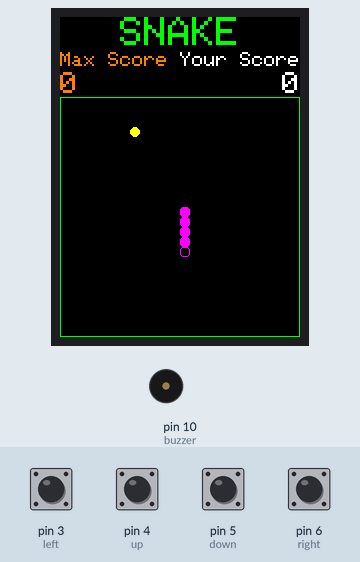
The sketch below on a simulated Arduino Uno, built with avr-gcc and run on an emulated ATmega328P. Shown: 240×320 colour display, buzzer (waves = sounding). The test bench sets the inputs (shaded band); at power-on: pin 3 (left), pin 4 (up), pin 5 (down), pin 6 (right) LOW. Random numbers use the default seed unless the sketch sets one.

Above: at 4.38 s.
4.7 s: pin 3 (left) pulled HIGH for 0.15 s
At 5.09 s:
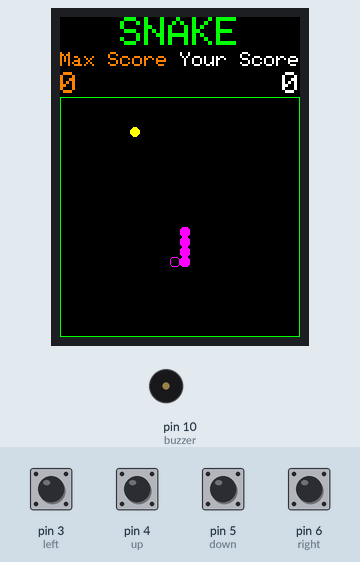
5.4 s: pin 4 (up) pulled HIGH for 0.15 s
At 5.79 s:
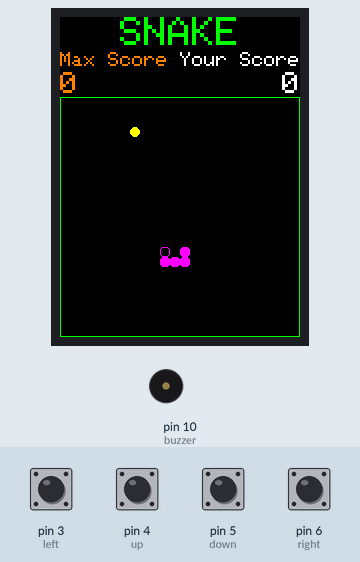
6.1 s: pin 3 (left) pulled HIGH for 1 s
At 6.49 s:
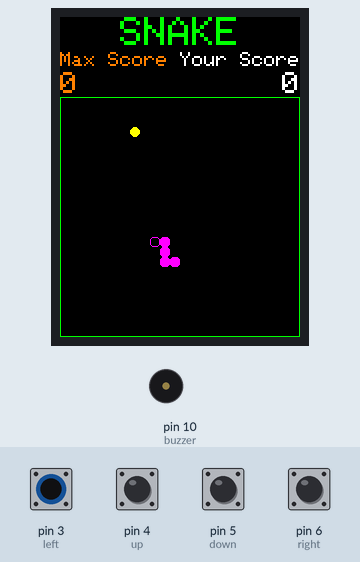
7.7 s: pin 5 (down) pulled HIGH for 0.15 s
At 8.24 s:
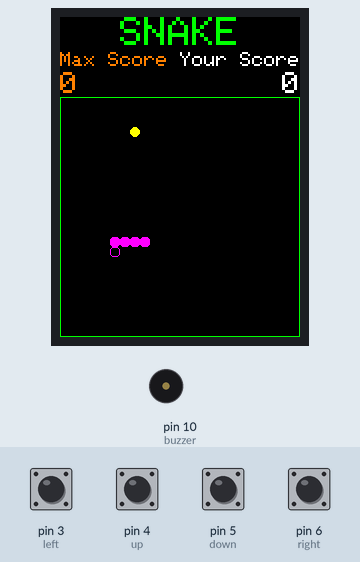
8.4 s: pin 3 (left) pulled HIGH for 0.15 s
At 8.6 s:
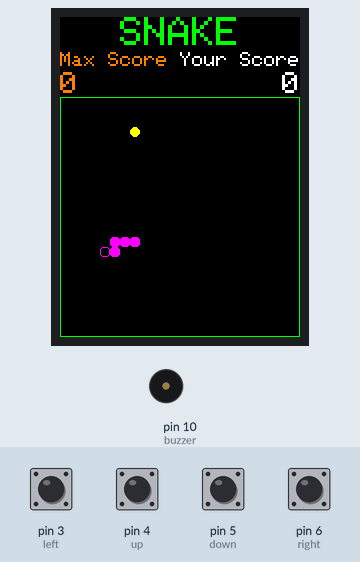
9.1 s: pin 4 (up) pulled HIGH for 1 s
At 9.3 s:
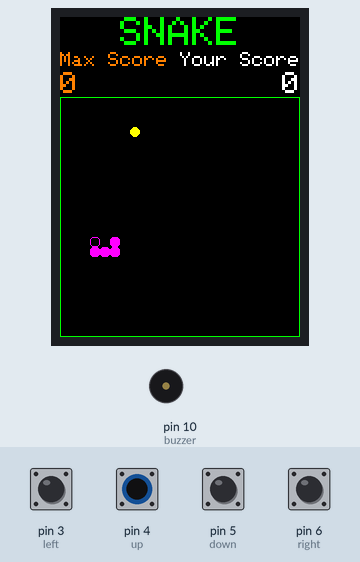
Timing chart, 0 to 17.3 s (numbered marks = the images above; inputs shaded):
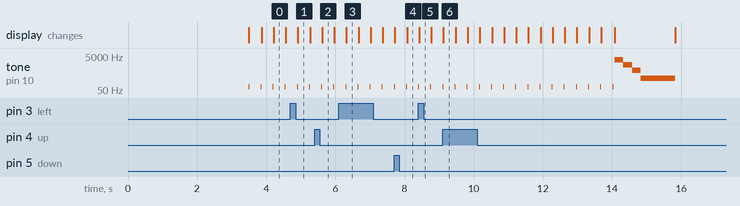

Measured:
- by itself, tone on pin 10 (buzzer): plays 80 Hz for 0.03 s, 80 Hz for 0.03 s, 80 Hz for 0.03 s, 80 Hz for 0.03 s, 80 Hz for 0.03 s, 80 Hz for 0.03 s … (19 notes in this stretch)

The sketch:

snake_game_display_st7789v.ino
```cpp
// (licence header left out)
#include <SPI.h>
#include <Adafruit_ST7789.h>
#include <Adafruit_GFX.h>
#include <EEPROM.h>
#include "sprites.h"

//definizione PIN DISPLAY
#define display_CS        9
#define display_RST      -1 // -1 for arduino pin reset, or any other pin value to use as display reset
#define display_DC        8
Adafruit_ST7789 display = Adafruit_ST7789(display_CS, display_DC, display_RST);

//buzzer pin arduino
#define buzzer 10

//movement pin arduino
#define up 4
#define down 5
#define right 6
#define left 3

//init values
bool is_up = false, is_down = false, is_left = false, is_right = false;
short x_direction = 0; //-1 0 1
short y_direction = 0; //-1 0 1


//game area
int offsetX = 0;
int offsetY = 80; //offset for game area
int max_width = 240;
int max_height = 240;

//some vars
unsigned long previousMillis = 0;
unsigned long currentMillis = 0;
unsigned long speed = 350; //game speed
unsigned long delayTime = speed;

unsigned long max_score = 0;
unsigned long your_score = 0;
int up_score = 15;
bool over_max_score = false;

//snake
short snake_steps = 1;
short start_snake_size = 5;
short snake_size = start_snake_size;
uint16_t snake_width = 10;
uint16_t snake_height = 10;
int start_x = 120;
int start_y = 120;
uint16_t snake_color = ST77XX_MAGENTA;
uint16_t food_color = ST77XX_YELLOW;

//struct snake
struct snakeItem {
  int X; // x position
  int Y;  //y position
};

//max snake size
snakeItem snake[200];

//food is a snake struct
snakeItem food;

int current_x = 0;
int current_y = 0;

bool stop_game = false;
bool game_over = false;
bool in_game_over = false;


void setup(void) {

  Serial.begin(9600);

  //only first time to write some max score
  //writeEepromScore(225);

  pinMode(up, INPUT);pinMode(down, INPUT);pinMode(left, INPUT);pinMode(right, INPUT); pinMode(buzzer, OUTPUT);

  randomSeed(analogRead(0));

  display.init(240, 320);

  //sd4solutions
  display.fillScreen(ST77XX_BLACK);
  display.drawBitmap(0, 0, sd4solutions, 240, 320, ST77XX_WHITE);
  delay(3000);
  initGame();
}

void writeEepromScore(long score)
{
  int address = 0;
  EEPROM.write(address, (score >> 24) & 0xFF);
  EEPROM.write(address + 1, (score >> 16) & 0xFF);
  EEPROM.write(address + 2, (score >> 8) & 0xFF);
  EEPROM.write(address + 3, score & 0xFF);
}

long getEepromScore(){

  int address = 0;
  return ((long)EEPROM.read(address) << 24) +
   ((long)EEPROM.read(address + 1) << 16) +
   ((long)EEPROM.read(address + 2) << 8) +
   (long)EEPROM.read(address + 3);
}

void initGame(){

  display.fillScreen(ST77XX_BLACK);

  //we read maxscore from eeprom
  long score = getEepromScore();
  if(score>0)
    max_score = score;

  //empty snake
  for(int i=0;i<snake_size;i++)
  {
      snake[i].X = -1;
      snake[i].Y = -1;
  }

  snake_size = start_snake_size;
  your_score = 0;
  delayTime = speed;
  over_max_score = false;

  int dir = random(1, 4);
  x_direction = (dir==1)?1:(dir==2)?-1:0;
  y_direction = (dir==3)?1:(dir==4)?-1:0;

  drawGameArea();
  drawSnake();
  drawFood();
}

void drawGameArea(){

  display.drawRect(0, 80, 240, 240, ST77XX_GREEN);
  display.setTextColor(ST77XX_GREEN);
  display.setTextSize(4);
  display.setCursor(60,0);
  display.print("SNAKE");

  display.setTextColor(ST77XX_ORANGE);
  display.setTextSize(2);
  display.setCursor(0, 35);
  display.print("Max Score");
  display.setCursor(0, 55);
  display.setTextColor(ST77XX_ORANGE);
  display.setTextSize(3);
  display.print(max_score);


  display.setTextColor(ST77XX_WHITE);
  display.setTextSize(2);
  drawRightString("Your Score", 240,35);
  display.setTextColor(ST77XX_WHITE);
  display.setTextSize(3);
  drawRightString(String(your_score), 240,55);
}


void updateScore(){

  int16_t x1, y1;
  uint16_t w, h;
  display.getTextBounds(String(your_score), 240,55 , &x1, &y1, &w, &h);
  display.fillRect(240-w,55, w , h, ST77XX_BLACK);
  display.setTextColor(ST77XX_WHITE);
  display.setTextSize(3);
  your_score+=up_score;
  drawRightString(String(your_score), 240,55);

  //speedup snake after %10 size
  if(snake_size%10)
  {
    delayTime-=5;
    if(delayTime<100)
        delayTime = 100; //minimum value of speed
  }

}

void drawRightString(const String &text, int x, int y)
{
    int16_t x1, y1;
    uint16_t w, h;
    display.getTextBounds(text, x, y, &x1, &y1, &w, &h);
    display.setCursor(x - w, y);
    display.print(text);
}

void drawSnake(){

    int x = start_x+offsetX;
    int y = start_y+offsetY;

    current_x = x;
    current_y = y;

    for(int i=0;i<start_snake_size;i++)
    {
        snake[i].X = x;
        snake[i].Y = y;

        if(i==0)
        {
           display.drawRoundRect(snake[i].X, snake[i].Y, snake_width, snake_height, 3, snake_color);
        }
        else{
           display.fillRoundRect(snake[i].X, snake[i].Y, snake_width, snake_height, 3, snake_color);
        }

        x+= snake_width*x_direction*-1;
        y+= snake_height*y_direction*-1;
    }

}

void drawFood(){

  do {
    food.X = random(offsetX+snake_width, max_width-snake_width);
  }
  while (food.X % snake_width != 0);
  do {
    food.Y = random(offsetY+snake_height, max_height-snake_height);
  }
  while (food.Y % snake_height != 0);

   display.fillRoundRect(food.X, food.Y, snake_width, snake_height, 5, food_color);
   tone(buzzer, 1500,100);
}

//we check only collition from head
void checkCollitions(){

    //food
    for(int i=0;i<snake_size;i++)
    {
        if(food.X==snake[i].X && food.Y==snake[i].Y)
        {
           tone(buzzer, 750,250);
           snake_size++;
           food.X = -1;
           food.Y = -1;
           drawFood();
           updateScore();
           return;
        }
    }

    //playgroud
    if(snake[0].X>=(max_width-snake_width+offsetX) || (snake[0].X)<(0+offsetX+snake_width) || snake[0].Y>=(max_height-snake_height+offsetY) || snake[0].Y<(0+offsetY+snake_height))
    {
        game_over = true;
        stop_game = true;
    }

    //with snake itself
    for(int i=1;i<snake_size;i++)
    {
        if(snake[0].X==snake[i].X && snake[0].Y==snake[i].Y)
        {
           game_over = true;
           stop_game = true;
           break;
        }
    }
}

void moveSnake(){

    int head_x = 0;
    int head_y = 0;

    if(stop_game)
        return;

    if(millis()-previousMillis >delayTime)
    {
        tone(buzzer, 80,25);
        previousMillis = millis();

        //calculate new position
        current_x= snake[0].X+snake_width*x_direction;
        current_y= snake[0].Y+snake_height*y_direction;

        //remove last item
        display.fillRoundRect(snake[snake_size-1].X , snake[snake_size-1].Y, snake_width, snake_height, 3, ST77XX_BLACK);

        //move all except head
        for(int i=(snake_size-1);i>0;i--)
        {
            snake[i].X = snake[i-1].X;
            snake[i].Y = snake[i-1].Y;
            display.fillRoundRect(snake[i].X , snake[i].Y, snake_width, snake_height, 3, snake_color);
        }

        //move the head
        snake[0].X = current_x;
        snake[0].Y = current_y;
        display.drawRoundRect(current_x, current_y, snake_width, snake_height, 3, snake_color);

    }
}

void readButtons(){
    is_up = digitalRead(up);
    is_down = digitalRead(down);
    is_left = digitalRead(left);
    is_right = digitalRead(right);

    if(in_game_over && game_over && (is_up || is_down || is_left || is_right))
    {
      in_game_over  = false;
      game_over = false;
      stop_game = false;
      initGame();
      return;
    }

    if(is_up && !y_direction){
      y_direction = -1;
      x_direction = 0;
    }
    if(is_down && !y_direction){
      y_direction = 1;
      x_direction = 0;
    }
    if(is_right && !x_direction){
      y_direction = 0;
      x_direction = 1;
    }
    if(is_left && !x_direction){
      y_direction = 0;
      x_direction = -1;
    }
}

void displayGameOver()
{
  if(in_game_over || !game_over)
      return;

  over_max_score = your_score>max_score;

  if(over_max_score)
  {
    writeEepromScore(your_score);
  }

  if(over_max_score)
  {
    display.fillRect(0, 80, 240, 240, ST77XX_GREEN);
  }
  else
  {
    display.fillRect(0, 80, 240, 240, ST77XX_RED);
  }

  display.setTextColor(ST77XX_BLACK);
  display.setTextSize(4);
  display.setCursor(18,170);
  if(over_max_score)
  {
    display.print("-YOU WIN-");
  }
  else
  {
    display.print("GAME OVER");
  }

  tone(buzzer, 3000);
  delay(250);
  tone(buzzer, 1500);
  delay(250);
  tone(buzzer, 750);
  delay(250);
  tone(buzzer, 250);
  delay(1000);
  noTone(buzzer);

  in_game_over = true;

  display.setCursor(6,220);
  display.setTextSize(2);
  display.print("press a key to play");

}

void loop() {
  readButtons();
  checkCollitions();
  moveSnake();
  displayGameOver();
}
```

Source omitted: sprites.h (data table, 59449 bytes)
